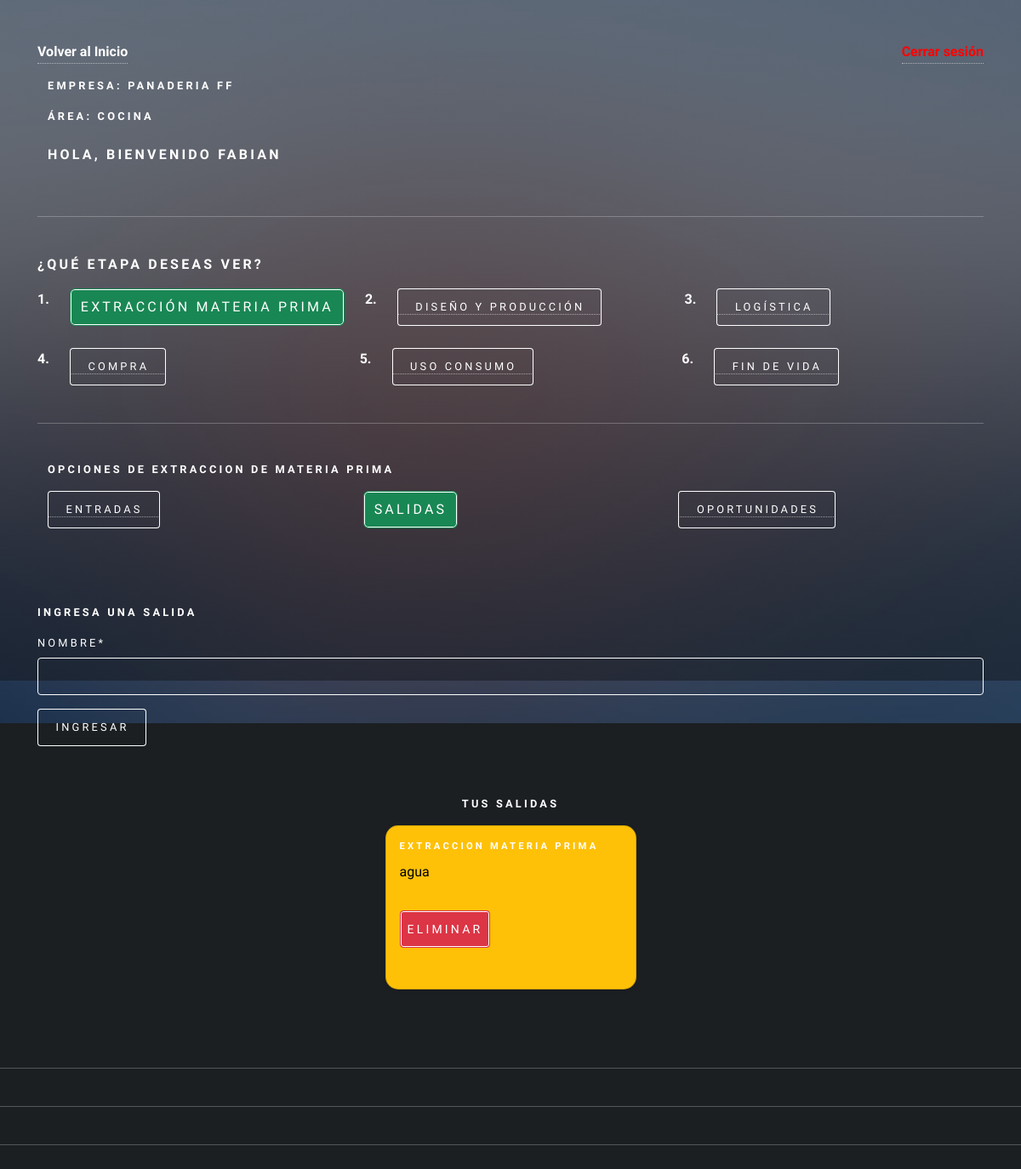
Page /agregar_salida_extraccion (signed in) on the committed database.
### app/models.py (models this page shows, shortened)
class RegistroTrabajador(models.Model):
    usuario = models.ForeignKey(Usuario, on_delete=models.CASCADE)
    descripcion = models.TextField(max_length=160)
    id_area = models.ForeignKey(AreaEmpresa, on_delete=models.CASCADE)

class AreaEmpresa(models.Model):
    id_area = models.AutoField(primary_key=True)
    nombre  = models.CharField(max_length=20)
    productos = models.CharField(max_length=50)
    id_empresa = models.ForeignKey(Empresa, on_delete=models.CASCADE)
    calle = models.CharField(max_length=250)
    comuna = models.CharField(max_length=150)
    lat = models.IntegerField()
    long = models.IntegerField()

class Empresa(models.Model):
    id_empresa = models.AutoField(primary_key=True)
    nombre  = models.CharField(max_length=20)
    calle = models.CharField(max_length=250)
    comuna = models.CharField(max_length=150)
    lat = models.IntegerField()
    long = models.IntegerField()

class Salida(models.Model):
    id_salida = models.AutoField(primary_key=True)
    nombre  = models.CharField(max_length=50)
    fecha =  models.DateField(auto_now_add=True)
    etapa = models.ForeignKey(Etapa, on_delete=models.CASCADE)
    usuario =models.ForeignKey(Usuario, on_delete=models.CASCADE)
    id_area = models.ForeignKey(AreaEmpresa, on_delete=models.CASCADE)

class Etapa(models.Model):
    id_etapa = models.AutoField(primary_key=True)
    nombre  = models.CharField(max_length=50)
    fecha_inicio  = models.DateField()
    fecha_termino  = models.DateField()
    activo = models.BooleanField()
    def __str__(self):
        return self.nombre

### user/models.py (models this page shows, shortened)
class Usuario(AbstractUser):
    telefono = models.IntegerField(null=True)
    id_telegram = models.CharField(max_length=100, null=True, default=0)
    objects = UsuarioManager()

### app/views.py (the view, shortened to what this page needs)
# urls.py: path('agregar_salida_extraccion', agregarSalidaExtraccion, name="agregar_salida_extraccion"),
def agregarSalidaExtraccion(request):
    if request.user.is_authenticated:
        registros = RegistroTrabajador.objects.filter(usuario=request.user)
        etapa = Etapa.objects.values_list("id_etapa", flat=True).filter(nombre="Extraccion materia prima")
        salidas = Salida.objects.filter(usuario=request.user)
        areaTrabajador = RegistroTrabajador.objects.values_list("id_area", flat=True).filter(usuario = request.user)
        data = {
            'form': SalidaForm(),
            'registros': registros,
            'salidas': salidas
        }
        print(f"la id del usuario es!!!!!!!!:", request.user.id)
        return render(request,'autodiagnostico/extraccion/salida/agregar_salida.html', data)
    else:
        return render(request, 'autodiagnostico/extraccion/entrada/agregar_salida.html')

### app/forms.py
class SalidaForm(forms.ModelForm):
    class Meta:
        model = Salida
        fields = 'nombre',

### app/templates/autodiagnostico/extraccion/salida/agregar_salida.html (shortened to what this page needs)
{% extends 'autodiagnostico/extraccion/home_extraccion.html' %}
{% load static %}
{% load crispy_forms_tags %}
{% block extraccion %}
<div class="container">
    <form action="" method="post">
        <h4>Ingresa una salida</h4>
        {{form | crispy}}
        <div>
            <input type="submit" class="btn btn-primary" value="ingresar">
        </div>
    </form>
</div>
<br>
<h4>Tus Salidas</h4>
<div class="row">
    {% for p in salidas %}
    {% if p.etapa.nombre == "Extraccion materia prima" %}
    <div class="col d-flex justify-content-start">
        <div class="card text-bg-warning shadow-sm h-100" style="width: 295px;">
            <div class="card-body">
                <h5 class="card-title">{{p.etapa}}</h5>
                <p class="card-text">{{p.nombre}}</p>
                <form action="{% url 'eliminar_salida_extraccion' p.id_salida %}" method="post"
                    style="margin-top:10px;">
                    <button type="submit" class="btn btn-danger btn-sm">Eliminar</button>
                </form>
            </div>
        </div>
    </div>
    {% endif %}
    {% endfor %}
</div>
{% endblock extraccion %}

### app/templates/autodiagnostico/auto_diagnostico.html (shortened to what this page needs)
{% load static %}
<!DOCTYPE HTML>
<html lang="es">
<head>
    <link href="https://cdn.jsdelivr.net/npm/bootstrap@5.2.0/dist/css/bootstrap.min.css" rel="stylesheet"
>
    <link rel="stylesheet" href="{% static 'css/main.css' %}" />
    <link rel="stylesheet" href="{% static 'css/style.css' %}">
</head>
<body class="is-preload">
    <div id="wrapper">
        <div class="container-sm">
            {% if user.is_authenticated %}
            <div class="d-flex justify-content-between align-items-center mb-3">
                <a id="home_admin" href="{% url 'home' %}">Volver al Inicio</a> <a href="{% url 'logout' %}"
                    id="cerrarSesion">Cerrar sesión</a>
            </div>
            {% if registros %}
            <div class="container-sm">
                <div class="row">
                    {% if user.is_staff %}
                    <h3>Bienvenido Admin, {{ user.first_name }}</h3>
                    {% else %}
                    {% for i in registros %}
                    <div class="mb-2">
                        <h4>Empresa: {{ i.id_area.id_empresa.nombre}}</h4>
                        <h4>Área: {{ i.id_area.nombre}}</h4>
                    </div>
                    <h3>Hola, bienvenido {{user.first_name}}</h3>
                    {% endfor %}
                    {% endif %}
                </div>
            </div>
            <hr>
            {% if not user.is_staff %}
            <h3>¿Qué etapa deseas ver?</h3>
            <div class="row">
                <div class="col-auto"><strong>1.</strong></div>
                <div class="col">
                    <a href="{% url 'extraccion_materiaPrima' %}"><button type="button" id="extraccion"
                            class="selected">Extracción Materia Prima</button></a>
                </div>
                <div class="col-auto"><strong>2.</strong></div>
                <div class="col">
                    <a href="{% url 'diseño_Produccion' %}"><button type="button" id="diseño">Diseño y
                            producción</button></a>
                </div>
                <div class="col-auto"><strong>3.</strong></div>
                <div class="col">
                    <a href="{% url 'logistica' %}"><button type="button" id="logistica">Logística</button></a>
                </div>
            </div>
            <br>
            <div class="row">
            <div class="col-auto"><strong>4.</strong></div>
            <div class="col">
                <a href="{% url 'compra' %}"><button type="button" id="compra">Compra</button></a>
            </div>
            <div class="col-auto"><strong>5.</strong></div>
            <div class="col">
                <a href="{% url 'uso_consumo' %}"><button type="button" id="uso">Uso consumo</button></a>
            </div>
            <div class="col-auto"><strong>6.</strong></div>
            <div class="col">
                <a href="{% url 'fin_vida' %}"><button type="button" id="fin">Fin de vida</button></a>
            </div>
        </div>
        {% endif %}
            <hr>
        {% block body %}{% endblock %}
    </div>
    {% else %}
    <h1>Registra la empresa y el area a la que perteneces!!!!</h1>
    <a href="{% url 'agregar_Area' user.id  %}"><button type="button">Aqui</button></a>
    {% endif %}
    {% else %}
    <h1>Inicia Sesion</h1>
    <p>Para acceder a tu Auto Diagnostico </p>
    <a href="{% url 'login'  %}"><button type="button">Inicia Sesion</button></a>
    {% endif %}
    <hr>
    <hr>
    <hr>
    <br>
    <br>
    <div id="bg"></div>
</body>
</html>

### static/css/style.css (style rules this page uses)
.card { background-color: rgba(27, 31, 34, 0.85); border-radius: 15px; }
#cerrarSesion { color: red; text-decoration: none; font-weight: bold; }
#home_admin { color: white; text-decoration: none; font-weight: bold; }

### rows in the picture
RegistroTrabajador: id_area.id_empresa.nombre "PANADERIA FF", id_area.nombre "COCINA"
Usuario: first_name "FABIAN"
Salida: etapa "EXTRACCION MATERIA PRIMA", nombre "agua"
